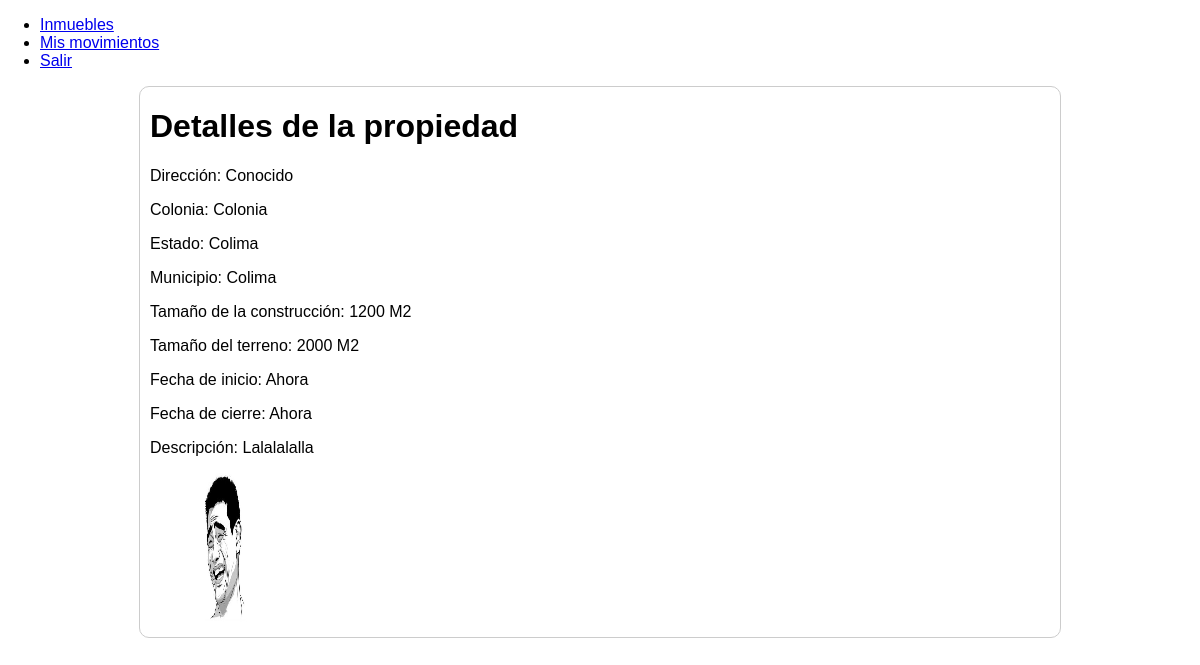
The page /ver_propiedad.php?id=8 on the database its author committed.
### tables this page shows
CREATE TABLE IF NOT EXISTS `propiedades` (
  `IdPropiedad` int(11) NOT NULL AUTO_INCREMENT,
  `Direccion` varchar(250) NOT NULL,
  `Colonia` varchar(100) NOT NULL,
  `Estado` varchar(20) NOT NULL,
  `Municipio` varchar(20) NOT NULL,
  `Construccion` varchar(20) NOT NULL,
  `Unidad1` varchar(10) NOT NULL,
  `Terreno` int(11) NOT NULL,
  `Unidad2` varchar(10) NOT NULL,
  `Precio` int(11) NOT NULL,
  `Moneda` varchar(10) NOT NULL,
  `Piso` int(11) NOT NULL,
  `Cochera` varchar(10) NOT NULL,
  `Cuarto` varchar(10) NOT NULL,
  `Bath` varchar(10) NOT NULL,
  `TOperacion` varchar(10) NOT NULL,
  `Antiguedad` varchar(20) NOT NULL,
  `TPropiedad` varchar(20) NOT NULL,
  `FInicio` varchar(10) NOT NULL,
  `FFin` varchar(10) NOT NULL,
  `Foto1` varchar(250) NOT NULL,
  `Foto2` varchar(250) NOT NULL,
  `Foto3` varchar(250) NOT NULL,
  `Foto4` varchar(250) NOT NULL,
  `Foto5` varchar(250) NOT NULL,
  `Foto6` varchar(250) NOT NULL,
  `Descripcion` varchar(500) NOT NULL,
  `Coordenadas` varchar(100) NOT NULL,
  `Disponible` varchar(2) NOT NULL,
  PRIMARY KEY (`IdPropiedad`)
);

### api/dbConfig.php (called while the page is built, shortened)
<?php
	$dbName="mapavende";
?>

### api/consultas.php (called while the page is built, shortened)
<?php
	function consultar($query){
		require('dbConfig.php');
		$conexion =  mysql_connect($serverAddress, $user, $passwd);
		$resultado= mysql_query($query, $conexion);
		$i=0;
		while ($reg2=mysql_fetch_array($resultado)){
			$arreglo[$i]=$reg2;
			$i++;
		}
		if($i==0){
			return $reg2;
		}
		else{
			return $arreglo;
		}
	}
?>

### ver_propiedad.php (the view, shortened to what this page needs)
<?php
	include ("api/consultas.php");
	$id_propiedad = $_GET["id"];
	$propiedad = consultar("SELECT * FROM propiedades WHERE IdPropiedad= $id_propiedad");
?>
<!DOCTYPE html>
<html>
	<head>
    	<link rel="stylesheet" href="assets/css/main.css">
    	<link rel="stylesheet" href="assets/css/normalize.css">
	</head>
	<body>
	<div>
	<ul>
		<li><a href="lista_propiedades.php">Inmuebles</a></li>
		<li><a href="mis_movimientos.php">Mis movimientos</a></li>
		<li><a href="exit.php">Salir</a></li>
	</ul>
	</div>
	<div class="propertyContainer">
		<div class="property">
	<h1>Detalles de la propiedad</h1>
	<?php
		echo "<p>Dirección: ".$propiedad['0']['Direccion']."</p>";
		echo "<p>Colonia: ".$propiedad['0']['Colonia']."</p>";
		echo "<p>Estado: ".$propiedad['0']['Estado']."</p>";
		echo "<p>Municipio: ".$propiedad['0']['Municipio']."</p>";
		echo "<p>Tamaño de la construcción: ".$propiedad['0']['Construccion']." ".$propiedad['0']['Unidad1']."</p>";
		echo "<p>Tamaño del terreno: ".$propiedad['0']['Terreno']." ".$propiedad['0']['Unidad2']."</p>";
		echo "<p>Fecha de inicio: ".$propiedad['0']['FInicio']."</p>";
		echo "<p>Fecha de cierre: ".$propiedad['0']['FFin']."</p>";
		echo "<p>Descripción: ".$propiedad['0']['Descripcion']."</p>";
		echo "<a href='api/".$propiedad['0']['Foto1']."'><img src='api/".$propiedad['0']['Foto1']."'width='150' height='150'></a>";
	?>
		</div>
	</div>
	</body>
</html>

### assets/css/main.css (style rules this page uses)
.propertyContainer { width: 920px; border: 1px solid #ccc; border-radius: 10px; margin:0 auto 0 auto; }
.property { margin: 10px; }

### rows shown on the page
propiedades: Direccion "Conocido", Colonia "Colonia", Estado "Colima", Municipio "Colima", Construccion "1200", Unidad1 "M2", Terreno "2000", Unidad2 "M2", FInicio "Ahora", FFin "Ahora", Descripcion "Lalalalalla", Foto1 (picture)
